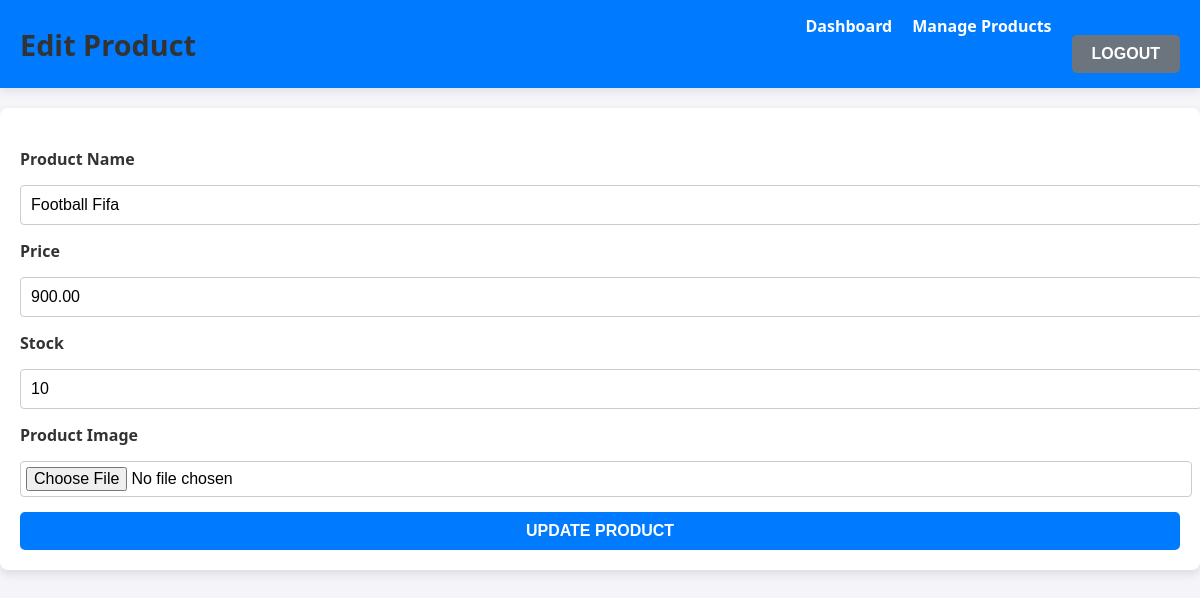
The app's page /edit_product.php?id=1 (signed in) with its own data.
### tables this page shows
CREATE TABLE IF NOT EXISTS `products` (
  `id` int NOT NULL AUTO_INCREMENT,
  `name` varchar(255) NOT NULL,
  `description` text,
  `price` decimal(10,2) NOT NULL,
  `stock` int DEFAULT '0',
  `image` varchar(255) DEFAULT NULL,
  `created_at` timestamp NULL DEFAULT CURRENT_TIMESTAMP,
  `updated_at` timestamp NULL DEFAULT CURRENT_TIMESTAMP ON UPDATE CURRENT_TIMESTAMP,
  PRIMARY KEY (`id`)
);

### edit_product.php (the view, shortened to what this page needs)
<?php
include('connection.php');
$id = $_GET['id'];
$sql = "SELECT * FROM products WHERE id = ?";
$stmt = $conn->prepare($sql);
$stmt->bind_param("i", $id);
$stmt->execute();
$product = $stmt->get_result()->fetch_assoc();
?>
<!doctype html>
<html lang="en">
<head>
    <link rel="stylesheet" href="admin-style.css">
</head>
<body>
    <nav class="navbar">
        <h2>Edit Product</h2>
        <ul>
            <li><a href="admin_dashboard.php">Dashboard</a></li>
            <li><a href="manage_products.php">Manage Products</a></li>
            <li><form method="post" action="logout.php"><button type="submit" name="logout" class="button-secondary">Logout</button></form></li>
        </ul>
    </nav>
    <div class="container">
        <form method="post" enctype="multipart/form-data">
            <label for="name">Product Name</label>
            <input type="text" name="name" value="<?php echo htmlspecialchars($product['name']); ?>" required>
            <label for="price">Price</label>
            <input type="number" step="0.01" name="price" value="<?php echo htmlspecialchars($product['price']); ?>" required>
            <label for="stock">Stock</label>
            <input type="number" name="stock" value="<?php echo htmlspecialchars($product['stock']); ?>" required>
            <label for="image">Product Image</label>
            <input type="file" name="image">
            <button type="submit" name="submit" class="button-primary">Update Product</button>
        </form>
    </div>
</body>
</html>

### admin-style.css (style rules this page uses)
body { font-family: 'Segoe UI', Tahoma, Geneva, Verdana, sans-serif; background-color: #f4f4f9; margin: 0; padding: 0; }
.container { max-width: 1200px; margin: 20px auto; padding: 20px; background-color: #fff; border-radius: 8px; box-shadow: 0 4px 10px rgba(0, 0, 0, 0.1); }
h1, h2 { text-align: center; color: #333; margin-bottom: 20px; }
h2 { font-size: 1.8em; }
.navbar { background-color: #007bff; color: #fff; padding: 15px 20px; display: flex; justify-content: space-between; align-items: center; box-shadow: 0 2px 10px rgba(0, 0, 0, 0.1); }
.navbar h2 { margin: 0; }
.navbar ul { list-style: none; margin: 0; padding: 0; display: flex; gap: 20px; }
.navbar ul li { display: inline; }
.navbar ul li a { color: #fff; text-decoration: none; font-weight: 600; }
form { margin-top: 20px; display: flex; flex-direction: column; gap: 15px; }
form label { font-weight: 600; color: #333; }
form input, form textarea, form select { width: 100%; padding: 10px; border: 1px solid #ccc; border-radius: 4px; font-size: 16px; }
form input[type="file"] { padding: 5px; }
form button { padding: 12px 20px; background-color: #007bff; color: white; border: none; border-radius: 5px; font-size: 16px; cursor: pointer; transition: background-color 0.3s ease; }
.button-primary { background-color: #007bff; color: white; border: none; padding: 10px 20px; border-radius: 5px; cursor: pointer; text-transform: uppercase; font-weight: bold; transition: background-color 0.3s ease; }
.button-secondary { background-color: #6c757d; color: white; padding: 10px 20px; border: none; border-radius: 5px; cursor: pointer; text-transform: uppercase; font-weight: bold; }

### records on screen
products: name "Football Fifa", price "900.00", stock "10"
